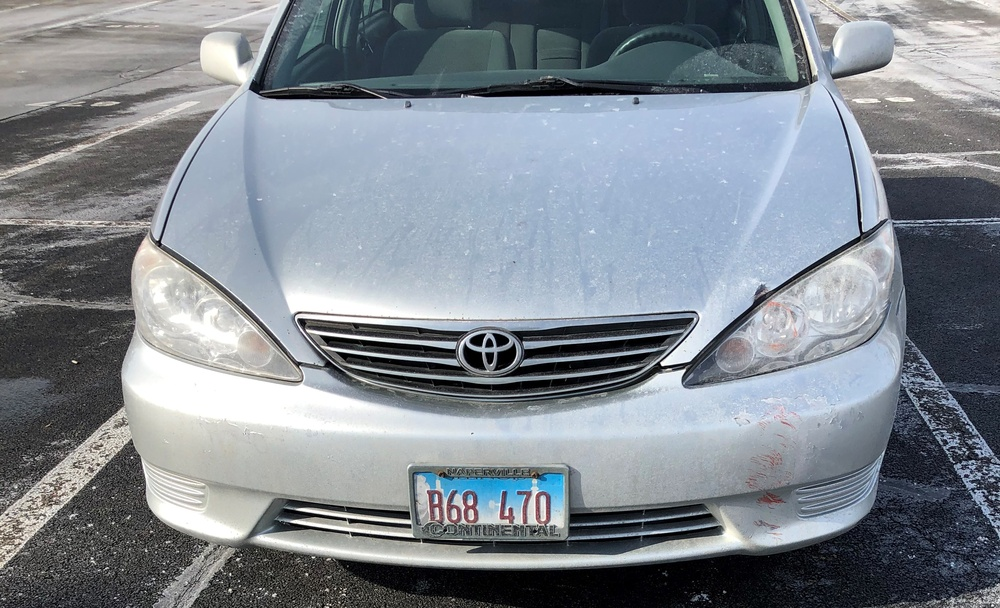
#> input picture test_pics/fail1.jpg, 1000 x 608 px, shrunk from 3023 x 1838 before the run
$ python -i img_processing.py   (imports and definitions only)
#> lines starting #> are read from the running program, lines starting #| are printed output that depends on the picture; after the words box and inside, x2 and y2 are one past the last pixel; in counts of white or black regions, pixels touching at a corner belong together
# Assigned to Zak, Tosan, and Sarim

'''
Links:
https://www.geeksforgeeks.org/license-plate-recognition-with-opencv-and-tesseract-ocr/
https://medium.com/programming-fever/license-plate-recognition-using-opencv-python-7611f85cdd6c - main reference
https://www.pyimagesearch.com/2020/09/21/opencv-automatic-license-number-plate-recognition-anpr-with-python/
'''

import cv2
import pytesseract
from sys import platform
import os

# Place the location of the downlaoded pytesseract executable here
pytesseract.pytesseract.tesseract_cmd = r"C:\Users\sarim\AppData\Local\Programs\Tesseract-OCR\tesseract.exe"

def plate_recognition(path):
    # Applying filters and canny edge detection to the image to make it easily readable by using OpenCV

#> called with path = 'test_pics/fail1.jpg'
    img = None
    try:
        img = cv2.imread(path)
#> img is the input picture: shape (608, 1000, 3); mean B, G, R 143.2, 135.4, 128.1
    except:
        if platform == "win32" or platform == "win64":
            os.system('cls')
            print("Error: File not found")
            quit()
        else:
            os.system('clear')
            print("Error: File not found")
            quit()

    grayed = cv2.cvtColor(img, cv2.COLOR_BGR2GRAY)
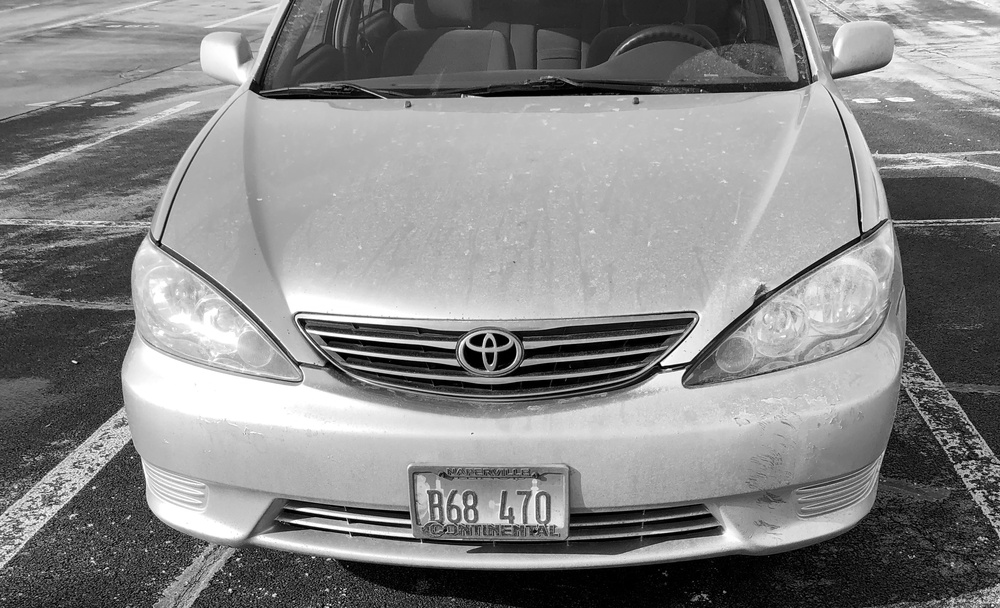
#> grayed: shape (608, 1000); min 0, max 255, mean 134.2
    grayed = cv2.bilateralFilter(grayed, 11, 17, 17)
    edgedImg = cv2.Canny(grayed, 100, 200)
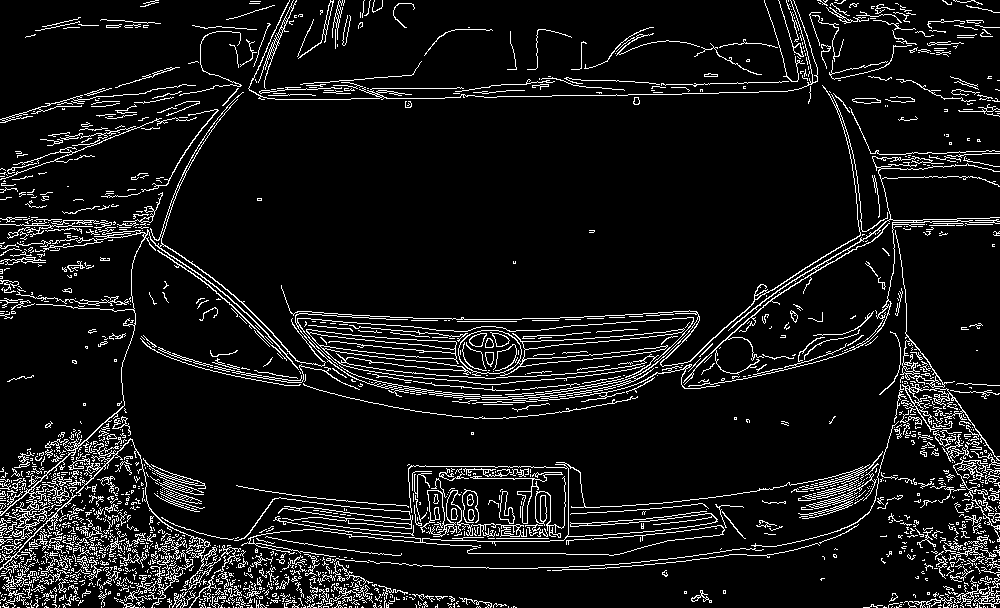
#> edgedImg: shape (608, 1000); 8.6% white in thin lines or dots

    # Using the modified image to find the contours in the image, place all found contours in a list
    edges, new = cv2.findContours(edgedImg.copy(), cv2.RETR_LIST, cv2.CHAIN_APPROX_SIMPLE)
#> edges = 2616 contours, 2434 with area under 20; largest, box (x1, y1, x2, y2) and area: (458, 328, 685, 376) 3600, (306, 329, 659, 385) 3140, (458, 330, 522, 374) 2164, (309, 332, 457, 360) 1623, (0, 92, 326, 573) 894; new = 2616 rows, first 6: [1, -1, -1, -1], [2, 0, -1, -1], [3, 1, -1, -1], [4, 2, -1, -1], [5, 3, -1, -1], [6, 4, -1, -1]
    edges = sorted(edges, key=cv2.contourArea, reverse=True)

    plateContour = None
    plate = None

    # This loop goes through all the contours in the list and tries to find the one
    # most similarly correlated to a license plate by using corners
    for c in edges:
        perim = cv2.arcLength(c, True)
        approx = cv2.approxPolyDP(c, 0.018 * perim, True)

        # If the approximation gets 4 corners, then that should hopefully be the license plate
        if len(approx) == 4:
            plateContour = approx
            x, y, w, h = cv2.boundingRect(c)
            try:
                # plate = img[y:y+h, x:x+w]
                plate = img[y+30:y+h-20, x:x+w]
                # plate = img[y+40:y+h-30, x+20:x+w-20]
            except:
                if platform == "win32" or platform == "win64":
                    os.system('cls')
                    print("Error: Window size constraint does not allow for this image to be processed")
                    quit()
                else:
                    os.system('clear')
                    print("Error: Window size constraint does not allow for this image to be processed")
                    quit()
            break
#> this loop made 6 passes
#> (perim, plateContour, x, y, w, h) on pass 6: (331.6, [[324, 349], [464, 369], [336, 353], [340, 363]], 324, 348, 141, 23)
#> perim on passes 1, 2, 3, 5: 929.6, 2120.8, 178.3, 4692.1

    threshold, outImg = cv2.threshold(plate, 80, 255, cv2.THRESH_BINARY)
    # cv2.imshow("License Plate", outImg)
    cv2.waitKey(0)
    return outImg

def plate_to_text(img):
    text = pytesseract.image_to_string(img, config='--psm 11')

    # Typical Illinois plates have a length of 7-8 characters, and usually have a mix of Capital Letters and Numbers
    lines = text.splitlines()
    for line in lines:
        if len(line) >= 7:
            return line

    print("Error: Unable to extract license plate")
    quit()

>>> result = plate_recognition('test_pics/fail1.jpg')

$ run again, on test_pics/fail2.jpg
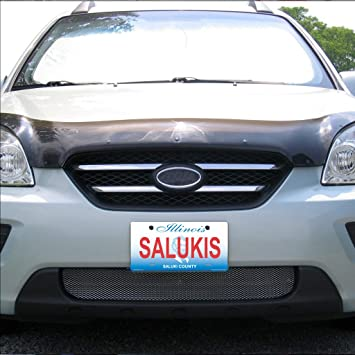
#> input picture test_pics/fail2.jpg, 355 x 355 px
#> in plate_recognition, img is the input picture: shape (355, 355, 3); mean B, G, R 144.1, 138.5, 134
#> in plate_recognition, `grayed = cv2.cvtColor(img, cv2.COLOR_BGR2GRAY)`:
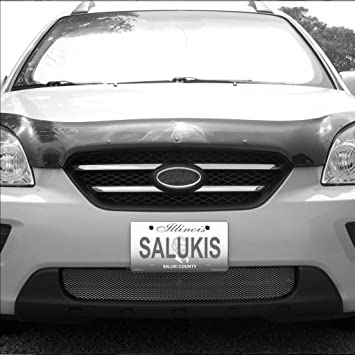
#> grayed: shape (355, 355); min 0, max 255, mean 137.8
#> in plate_recognition, `edgedImg = cv2.Canny(grayed, 100, 200)`:
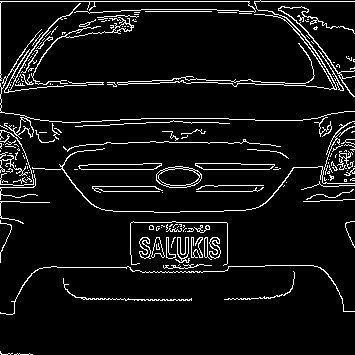
#> edgedImg: shape (355, 355); 7% white in thin lines or dots
#> edges = 228 contours, 187 with area under 20; largest, box (x1, y1, x2, y2) and area: (156, 166, 202, 188) 754, (158, 168, 200, 186) 534, (195, 163, 275, 170) 414, (195, 163, 275, 170) 407, (78, 163, 162, 170) 402; new = 228 rows, first 6: [1, -1, -1, -1], [2, 0, -1, -1], [3, 1, -1, -1], [4, 2, -1, -1], [5, 3, -1, -1], [6, 4, -1, -1]
#> the loop in plate_recognition, `for c in edges:` made 3 passes
#> (perim, plateContour, x, y, w, h) on pass 3: (164.7, [[195, 163], [203, 169], [269, 169], [274, 165]], 195, 163, 80, 7)
